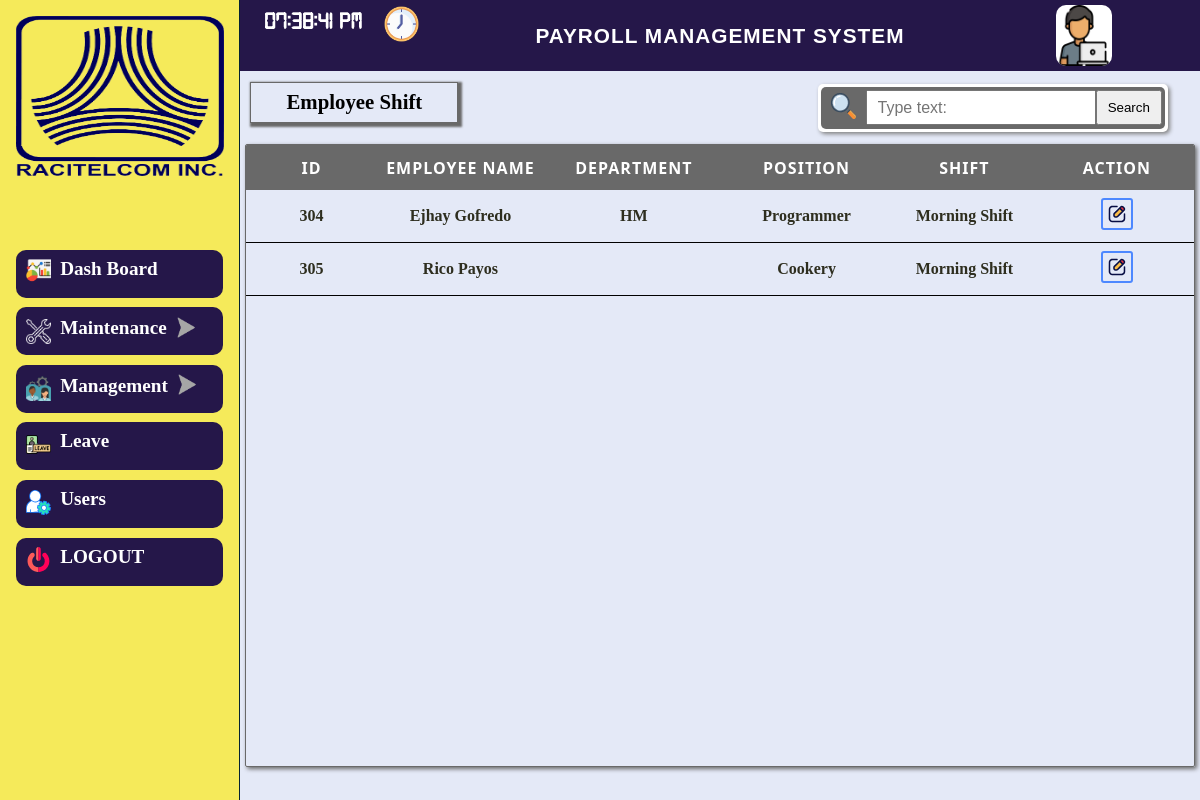
/admin-side/management/shift_layout.php, run on the app's committed database.
### tables this page shows
CREATE TABLE `tbl_company_information` (
  `ID` int(11) NOT NULL,
  `LOGO` varchar(200) NOT NULL,
  `System_Name` varchar(30) NOT NULL,
  `Company_Name` varchar(30) NOT NULL,
  `State` varchar(20) NOT NULL,
  `City` varchar(20) NOT NULL,
  `Zipcode` varchar(10) NOT NULL,
  `Street` varchar(20) NOT NULL,
  `Building_Number` varchar(10) NOT NULL
);

CREATE TABLE `tbl_personal_information` (
  `Personal_ID` int(11) NOT NULL,
  `Employees_ID` int(11) NOT NULL,
  `Last_Name` varchar(255) NOT NULL,
  `First_Name` varchar(255) NOT NULL,
  `Middle_Name` varchar(255) NOT NULL,
  `Birth_Date` date NOT NULL,
  `Email` varchar(255) NOT NULL,
  `Contact_Number` varchar(111) NOT NULL,
  `Zip_Code` varchar(255) NOT NULL,
  `Province` varchar(255) NOT NULL,
  `City` varchar(255) NOT NULL,
  `Street` varchar(255) NOT NULL,
  `Suffix` varchar(255) NOT NULL,
  `Status` varchar(255) NOT NULL,
  `Gender` varchar(255) NOT NULL
);

CREATE TABLE `tbl_employees_information` (
  `Employees_ID` int(11) NOT NULL,
  `Employee_Image` varchar(255) NOT NULL,
  `Hire_Date` date NOT NULL,
  `Daily_Rate` int(11) NOT NULL,
  `Schedule_ID` int(11) NOT NULL,
  `Position_ID` int(11) NOT NULL,
  `Department_ID` int(11) NOT NULL,
  `Employee_Types` varchar(20) NOT NULL
);

### admin-side/admin-layout/top_nav_read.php (called while the page is built, shortened)
<?php
      include "../../connection/connection.php";
       $select_title = "SELECT * FROM tbl_company_information order by ID desc ";
       $query_title =mysqli_query($conn,$select_title);
       $res_title = mysqli_fetch_assoc($query_title);
 ?>

### admin-side/management/read.php (called while the page is built, shortened)
<?php
	include "../../connection/connection.php";
	$sql = "SELECT * FROM (SELECT Employees_ID , First_Name,Last_Name FROM tbl_personal_information) tbl_personal_information
	JOIN (SELECT Employees_ID,@pid:=Position_ID as Position_ID,(SELECT `Position_Name` FROM `tbl_position` WHERE `Position_ID` = @pid) as Position_Name,@did:=Department_ID as Department_ID,(SELECT `Department_Name` FROM `tbl_department` WHERE `Department_ID` = @did) as Department_Name,@sid:=Schedule_ID as Schedule_ID,(SELECT `Schedule_Name` FROM `tbl_types_schedule` WHERE `Schedule_ID` = @sid) as Schedule_Name FROM tbl_employees_information ) tbl_employees_information
	ON tbl_employees_information.Employees_ID = tbl_personal_information.Employees_ID";
	$shift = mysqli_query($conn,$sql);
	$res_shift=mysqli_fetch_assoc($shift);
?>

### admin-side/management/shift.php (the view, shortened to what this page needs)
<!DOCTYPE html>
<html>
<head>
	<link rel="stylesheet" type="text/css" href="shift.css">
</head>
<body>
	<div class="background">
	<div class="div-background">
			<div class="home-content">
				<div class="user-head">
					<div class="dir-label">
						<div class="left">
							<label>Employee Shift</label>
						</div>
						<div class="right">
							<form method="POST" action="shift_layout.php">
									<div class="containter-search">
										<div class="containter-input-search">
										<img src="../../icons/search.svg" id="img_search">
										<input type="text" name="name" class="input" placeholder="Type text:">
										<input type="submit" name="submit"  value="Search" class="search">
										</div>
									</div>
							</form>
						</div>
					</div>
					<div class="body-salary">
						<div class="box-table">
						<table >
							<thead>
								<tr>
									<th>ID</th>
									<th>Employee Name</th>
									<th>Department</th>
									<th>Position</th>
									<th>Shift</th>
									<th>Action</th>
								</tr>
							</thead>
							<?php do{ if(isset($res_shift['Employees_ID'])) {?>
							<tbody>
								<tr>
									<td><?php echo $res_shift['Employees_ID']; ?></td>
									<td><?php echo $res_shift['First_Name']; ?> <?php echo $res_shift['Last_Name']; ?></td>
									<td><?php echo $res_shift['Department_Name']; ?></td>
									<td><?php echo $res_shift['Position_Name']; ?></td>
									<td><?php echo $res_shift['Schedule_Name']; ?></td>
									<td><a href="edit_shift_layout.php?id=<?php echo $res_shift['Employees_ID']; ?>"><img id="edit-icon" src="../../icons/edit-action.svg"></a></td>
								</tr>
							</tbody>
						<?php }}while($res_shift=$shift->fetch_assoc());  ?>
						</table>
					</div>
					</div>
				</div>
			</div>
	</div>
	</div>
</body>
</html>

### admin-side/management/shift_layout.php (shortened to what this page needs)
<?php include "read.php"; ?>
<!DOCTYPE html>
<html>
<head>
		<link rel="stylesheet" type="text/css" href="../settings/settings_layout.css">	<link rel="stylesheet" type="text/css" href="../admin-layout/top_side_bar.css">
	<link rel="stylesheet" type="text/css" href="../admin-layout/top_nav.css">
	<title>Employee Shift</title></head>
<body>
	<div class="container">
		<div class="side-bar" id="sidebar">
			<div class="top-side-bar">
				<?php include"../admin-layout/top_side_bar.php" ?>
			</div>
			<div class="lower-side-bar">
					<?php include "../admin-layout/side_bar_menu.php"; ?>
			</div>
		</div>
		<div class="top-bot">
			<div class="top-nav">
				<?php include "../admin-layout/top_nav.php"; ?>
			</div>
			<div class="content">
				<?php include "shift.php"; ?>
			</div>
		</div>
	</div>
</body>
</html>

### admin-side/admin-layout/top_side_bar.php (shortened to what this page needs)
<!DOCTYPE html>
<html>
<head>
	<link rel="stylesheet" type="text/css" href="top_side_bar.css">
</head>
<body>
	<div class="container-image">
		<div class="box-image">
			<img class="image-logoo" src="../racitel.png" >
		</div>
	</div>
</body>
</html>

### admin-side/admin-layout/side_bar_menu.php (shortened to what this page needs)
<!DOCTYPE html>
<html>
<head>
</head>
<body>
	<a href="../dashboard/dashboard_layout.php"><img src="../../icons/DASHBOARD.PNG">Dash Board</a>
	<a id="maintinance" href="javascript: open_main_sub_nav();"><img  style="filter: invert(100%) sepia(0%) saturate(7500%) hue-rotate(101deg) brightness(111%) contrast(101%);" src="../../icons/MAINTINANCE.PNG">Maintenance<img id="maintinance-arrow-right" src="../../icons/ARROW-RIGHT.PNG"></a>
	<a id="management" href="javascript: open_emp_sub_nav();"><img src="../../icons/MANAGEMENT.PNG">Management<img id="management-arrow-right" src="../../icons/ARROW-RIGHT.PNG"></a>
	<a href="../management/pending_leave_layout.php"><img src="../../icons/leaved.PNG">Leave</a>
	<a href="../create-user/user_layout.php"><img src="../../icons/USER-NAV.SVG">Users</a>
	<a href="../../user-entry/log-out.php"><img src="../../icons/LOG-OUT.SVG">LOGOUT</a>
</body>
</html>

### admin-side/admin-layout/top_nav.php (shortened to what this page needs)
<?php include"top_nav_read.php"; ?>
<!DOCTYPE html>
<html>
<head>
    <link rel="stylesheet" type="text/css" href="top_nav.css">
</head>
<body>
    <div class="top_div">
       <div class="clock">
           <p id="clock"></p><img src="../../icons/clock.png">
       </div>
       <div class="title1">
           <p><?php echo $res_title['System_Name']; ?></p>
       </div>
       <div class="user">
            <p><img src="../../icons/programmer.png"></p>
            <div class="type">
            </div>
       </div>
    </div>
</body>
</html>

### admin-side/settings/settings_layout.css (style rules this page uses)
* { padding: 0; margin: 0; box-sizing: border-box; }
html,body { position: relative; height: 100%; widows: 100%; }
.container { position: relative; height: 100%; widows: 100%; display: flex; flex-direction: row; overflow-y: hidden; }
.container .side-bar { position: relative; width: 20%; height: 100%; background-color: #F5EA5A; display: flex; flex-direction: column; border-right: solid #042331 1px; box-shadow: 2px 2px 4px 4px dimgray; }
.top-bot .top-nav { position: relative; height: 9%; width: 100%; background-color: #251749; }
.top-side-bar { position: relative; height: 30%; width: 100%; overflow-y: auto; }
.lower-side-bar { position: relative; height: 70%; width: 100%; padding-left: 1em; padding-right: 1em; display: flex; flex-direction: column; background-color: #F5EA5A; overflow-y: auto; }
.lower-side-bar a { font-size: 1.2em; color: WHITE; margin-top: .5em; padding-left: 1em; text-decoration: none; height: 2.5em; width: 8em; color: white; font-weight: 600; background-color: #251749; border-radius: 10px; font-family: 'verdana'; width: 100%; }
.lower-side-bar img { height: 1.3em; width: 1.3em; top: .5em; position: relative; right: .5em; }
#maintinance-arrow-right { position: relative; left: 0.5em; margin-bottom: .3em ; height: 1.1em; width: 1.1em; }
#management-arrow-right { position: relative; left: .5em; margin-bottom: .3em ; height: 1.1em; width: 1.1em; }
.container .top-bot { position: relative; width: 80%; height: 100%; display: flex; flex-direction: column; }
.top-bot .content { position: relative; height: 92%; width: 100%; }

### admin-side/admin-layout/top_side_bar.css (style rules this page uses)
* { padding: 0; margin: 0; box-sizing: border-box; }
html,body { position: relative; height: 100%; width: 100%; }
.container-image { position: relative; height: 100%; width: 100%; display: flex; justify-content: center; align-content: center; border-collapse: collapse; font-weight: 600; overflow-y: hidden; }
.box-image { position: relative; top: 1em; height: 10em; width: 13em; }
.box-image .image-logoo { position: relative; height: 100%; width: 100%; outline: none; }

### admin-side/admin-layout/top_nav.css (style rules this page uses)
* { padding: 0; margin: 0; box-sizing: border-box; }
html,body { position: relative ; height: 100%; width: 100%; }
.top_div { position: relative; display: flex; flex-direction: row; height: 100%; width: 100%; background-color:#251749; }
.top_div .clock { position: relative; width: 25%; height: 100%; display: flex; flex-direction: row; }
.clock p { position: relative; height: 100%; width: 6em; font-size: 1.5em; color: white; font-weight: 600; padding-left: 1em; padding-top:.5em ; font-family: realtime-clock; }
.clock img { position: relative; height: 2.2em; width: 2.2em; top:.2em ; margin-top:.2em ; }
.top_div .title1 { position: relative; width: 50%; height: 100%; display: flex; justify-content: center; align-items: center; }
.title1 p { position: relative; font-size: 1.3em; text-transform: uppercase; letter-spacing: 1px; font-weight: 600; color: white; }
.top_div .user { position: relative; width: 25%; height: 100%; display: flex; flex-direction: row; }
.user img { position: relative; height: 85%; width: 3.5em; top: 5px; border-radius: 10px; margin-left: 6em; background: white; }
.user .type { position: relative; display: flex; flex-direction: column; }

### data on the page
tbl_company_information: System_Name "PAYROLL MANAGEMENT SYSTEM"
tbl_personal_information: Employees_ID.Employees_ID "304", First_Name "Ejhay", Last_Name "Gofredo", Department_Name "HM", Position_Name "Programmer", Schedule_Name "Morning Shift"
tbl_personal_information: Employees_ID.Employees_ID "305", First_Name "Rico", Last_Name "Payos", Position_Name "Cookery", Schedule_Name "Morning Shift"
